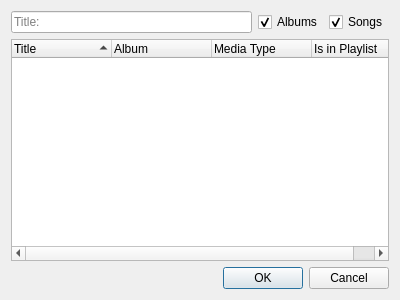
<?xml version="1.0" encoding="UTF-8"?>
<ui version="4.0">
 <class>DialogSearch</class>
 <widget class="QDialog" name="DialogSearch">
  <property name="geometry">
   <rect>
    <x>0</x>
    <y>0</y>
    <width>400</width>
    <height>300</height>
   </rect>
  </property>
  <property name="windowTitle">
   <string>Search</string>
  </property>
  <layout class="QGridLayout" name="gridLayout">
   <item row="0" column="0">
    <layout class="QHBoxLayout" name="horizontalLayout">
     <item>
      <widget class="QLineEdit" name="TitleInput">
       <property name="placeholderText">
        <string>Title:</string>
       </property>
      </widget>
     </item>
     <item>
      <widget class="QCheckBox" name="checkAlbums">
       <property name="sizePolicy">
        <sizepolicy hsizetype="Preferred" vsizetype="Fixed">
         <horstretch>0</horstretch>
         <verstretch>0</verstretch>
        </sizepolicy>
       </property>
       <property name="text">
        <string>Albums</string>
       </property>
       <property name="checked">
        <bool>true</bool>
       </property>
      </widget>
     </item>
     <item>
      <widget class="QCheckBox" name="checkSongs">
       <property name="sizePolicy">
        <sizepolicy hsizetype="Preferred" vsizetype="Fixed">
         <horstretch>0</horstretch>
         <verstretch>0</verstretch>
        </sizepolicy>
       </property>
       <property name="text">
        <string>Songs</string>
       </property>
       <property name="checked">
        <bool>true</bool>
       </property>
      </widget>
     </item>
    </layout>
   </item>
   <item row="1" column="0">
    <widget class="QTreeWidget" name="treeWidget">
     <property name="alternatingRowColors">
      <bool>true</bool>
     </property>
     <property name="sortingEnabled">
      <bool>true</bool>
     </property>
     <column>
      <property name="text">
       <string>Title</string>
      </property>
     </column>
     <column>
      <property name="text">
       <string>Album</string>
      </property>
     </column>
     <column>
      <property name="text">
       <string>Media Type</string>
      </property>
     </column>
     <column>
      <property name="text">
       <string>Is in Playlist</string>
      </property>
     </column>
    </widget>
   </item>
   <item row="2" column="0">
    <widget class="QDialogButtonBox" name="buttonBox">
     <property name="orientation">
      <enum>Qt::Horizontal</enum>
     </property>
     <property name="standardButtons">
      <set>QDialogButtonBox::Cancel|QDialogButtonBox::Ok</set>
     </property>
    </widget>
   </item>
  </layout>
 </widget>
 <resources/>
 <connections>
  <connection>
   <sender>buttonBox</sender>
   <signal>accepted()</signal>
   <receiver>DialogSearch</receiver>
   <slot>accept()</slot>
   <hints>
    <hint type="sourcelabel">
     <x>248</x>
     <y>254</y>
    </hint>
    <hint type="destinationlabel">
     <x>157</x>
     <y>274</y>
    </hint>
   </hints>
  </connection>
  <connection>
   <sender>buttonBox</sender>
   <signal>rejected()</signal>
   <receiver>DialogSearch</receiver>
   <slot>reject()</slot>
   <hints>
    <hint type="sourcelabel">
     <x>316</x>
     <y>260</y>
    </hint>
    <hint type="destinationlabel">
     <x>286</x>
     <y>274</y>
    </hint>
   </hints>
  </connection>
 </connections>
</ui>
